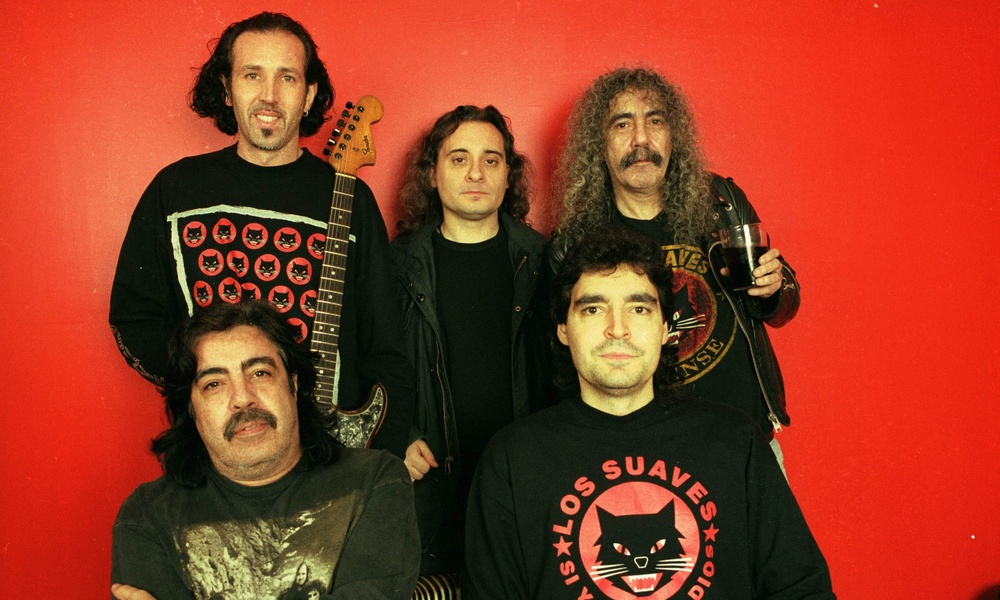
#> input picture IA/PROGRAMACION_DE_IA/Espacios_de_Color/imagenes/suaves.jpg, 1000 x 600 px, shrunk from 2560 x 1536 before the run, found by its file name
$ jupyter execute detector_caras.ipynb
#> lines starting #> are read from the running program, lines starting #| are printed output that depends on the picture
[cell 1]
import sys
try:
  import google.colab
  IN_COLAB = True
except:
  IN_COLAB = False

if IN_COLAB:
    # montar el drive, que es donde tenemos el dataset
    from google.colab import drive
    drive.mount("/content/drive")
    data_dir = "/content/drive/MyDrive/Colab Notebooks/opencv/imagenes/"
    sys.path.append(data_dir)
else:
    import os
    data_dir = "/"

[cell 2]
import numpy as np
import cv2 as cv
from matplotlib import pyplot as plt

import pylab # this allows you to control figure size
pylab.rcParams['figure.figsize'] = (15.0, 10.0)

[cell 3]
img_file = data_dir + "suaves.jpg"
# Image operation using thresholding
img1 = cv.imread(img_file)
#> img1 is the input picture: shape (600, 1000, 3); mean B, G, R 34.9, 58.3, 147.4
img1 = cv.cvtColor(img1, cv.COLOR_BGR2RGB)
plt.imshow(img1)

[cell 4]
face_cascade = cv.CascadeClassifier(cv.data.haarcascades + \
                                'haarcascade_frontalface_default.xml')
eye_cascade = cv.CascadeClassifier(cv.data.haarcascades + \
                                'haarcascade_eye.xml')

gris = cv.cvtColor(img1, cv.COLOR_BGR2GRAY)
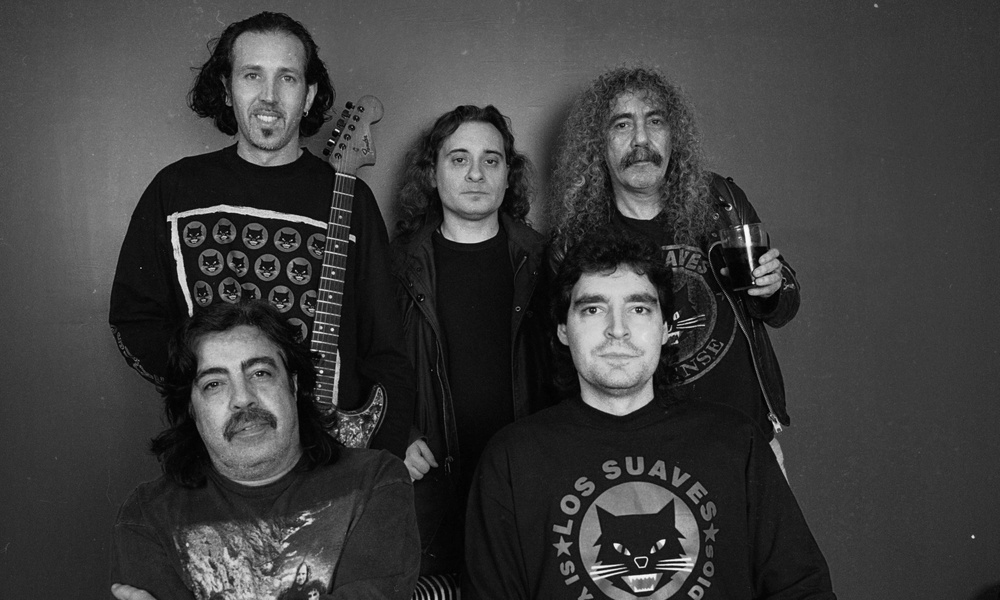
#> gris: shape (600, 1000); min 0, max 253, mean 61.5
caras = face_cascade.detectMultiScale(gris, 2.3, 1)
#> caras = [[204, 26, 127, 127], [410, 114, 127, 127], [554, 259, 127, 127], [180, 327, 127, 127]]
img2 = img1.copy()
for (x,y,w,h) in caras:
  cv.rectangle(img2, (x,y), (x+w, y+h), (0,0,255), 4)
  roi = gris[y:y+h, x:x+w]
  roi_color = img2[y:y+h, x:x+w]
  ojos = eye_cascade.detectMultiScale(roi, 3, 1)
  for (x,y,w,h) in ojos:
    cv.rectangle(roi_color, (x,y), (x+w, y+h), (0,255, 0), 4)
#> this loop made 4 passes
#> ojos on passes 1 to 4: [[38, 40, 20, 20], [73, 43, 20, 20]], [[70, 37, 20, 20]], [[28, 41, 20, 20], [77, 41, 20, 20]], [[23, 49, 20, 20]]
#> pass 1, `roi = gris[y:y+h, x:x+w]`:
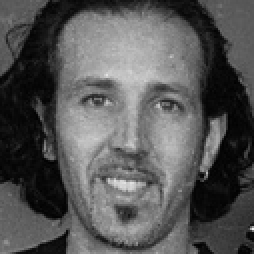
#> roi: shape (127, 127) (shown 2 times larger); min 1, max 239, mean 86.3
#> pass 1, `roi_color = img2[y:y+h, x:x+w]`:
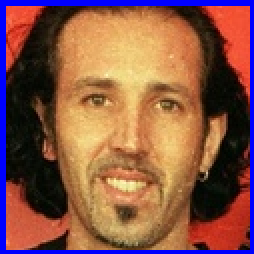
#> roi_color: shape (127, 127, 3) (shown 2 times larger); mean R, G, B 136.3, 86.4, 70.9
#> pass 2, `roi = gris[y:y+h, x:x+w]`:
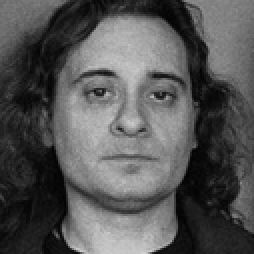
#> roi: shape (127, 127) (shown 2 times larger); min 1, max 209, mean 85.8
#> pass 2, `roi_color = img2[y:y+h, x:x+w]`:
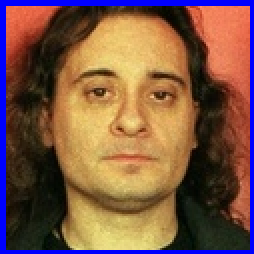
#> roi_color: shape (127, 127, 3) (shown 2 times larger); mean R, G, B 124.7, 87.6, 69.4
#> after the loop:
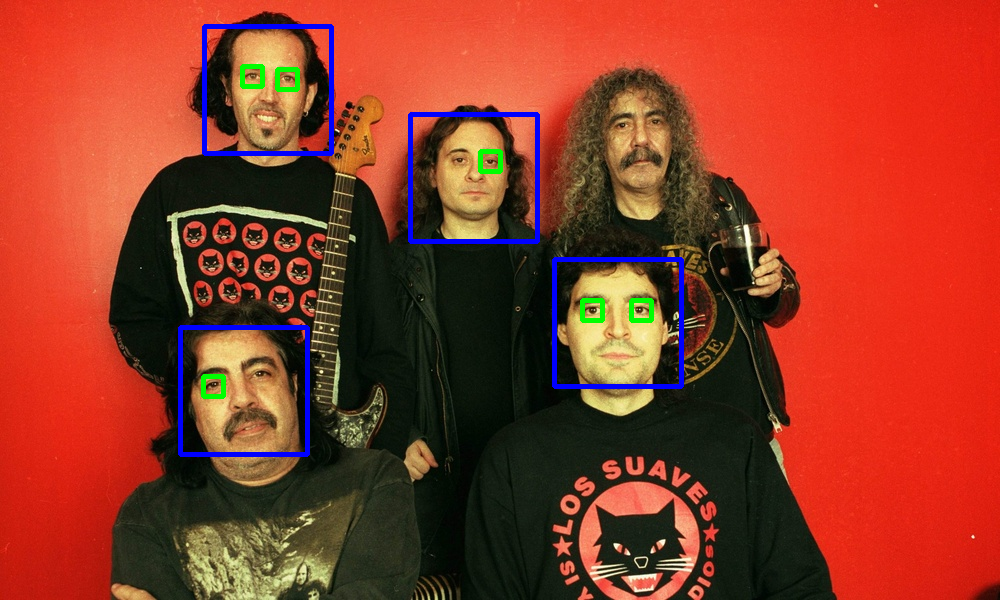
#> img2: shape (600, 1000, 3); mean R, G, B 145, 57.8, 38.3
#> after the loop:
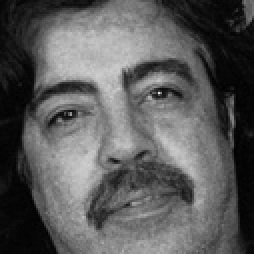
#> roi: shape (127, 127) (shown 2 times larger); min 0, max 222, mean 90.8
#> after the loop:
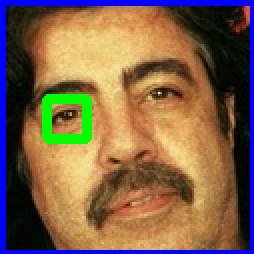
#> roi_color: shape (127, 127, 3) (shown 2 times larger); mean R, G, B 126.5, 98.7, 73.6

plt.imshow(img2)

$ run again, with IA/PROGRAMACION_DE_IA/Espacios_de_Color/imagenes/carretera.jpg copied over IA/PROGRAMACION_DE_IA/Espacios_de_Color/imagenes/suaves.jpg
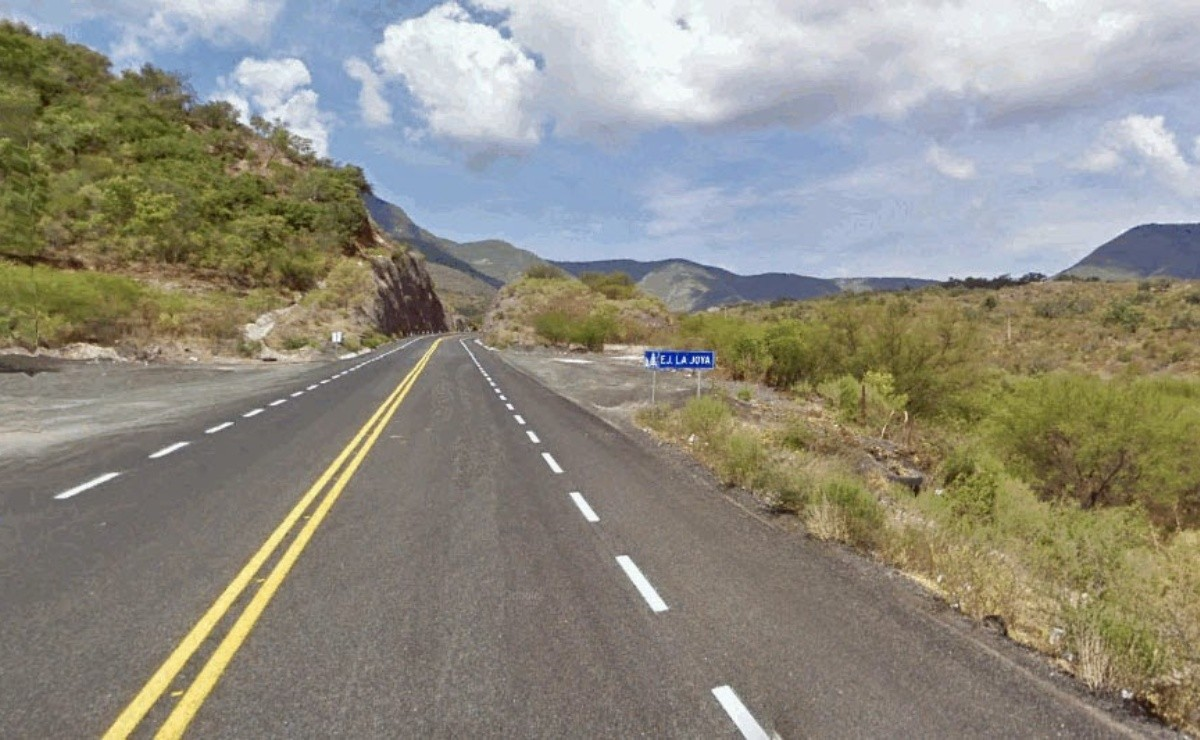
#> input picture IA/PROGRAMACION_DE_IA/Espacios_de_Color/imagenes/carretera.jpg, 1200 x 740 px, found by its file name
#> img1 is the input picture: shape (740, 1200, 3); mean B, G, R 128.6, 140.3, 143.3
#> `gris = cv.cvtColor(img1, cv.COLOR_BGR2GRAY)`:
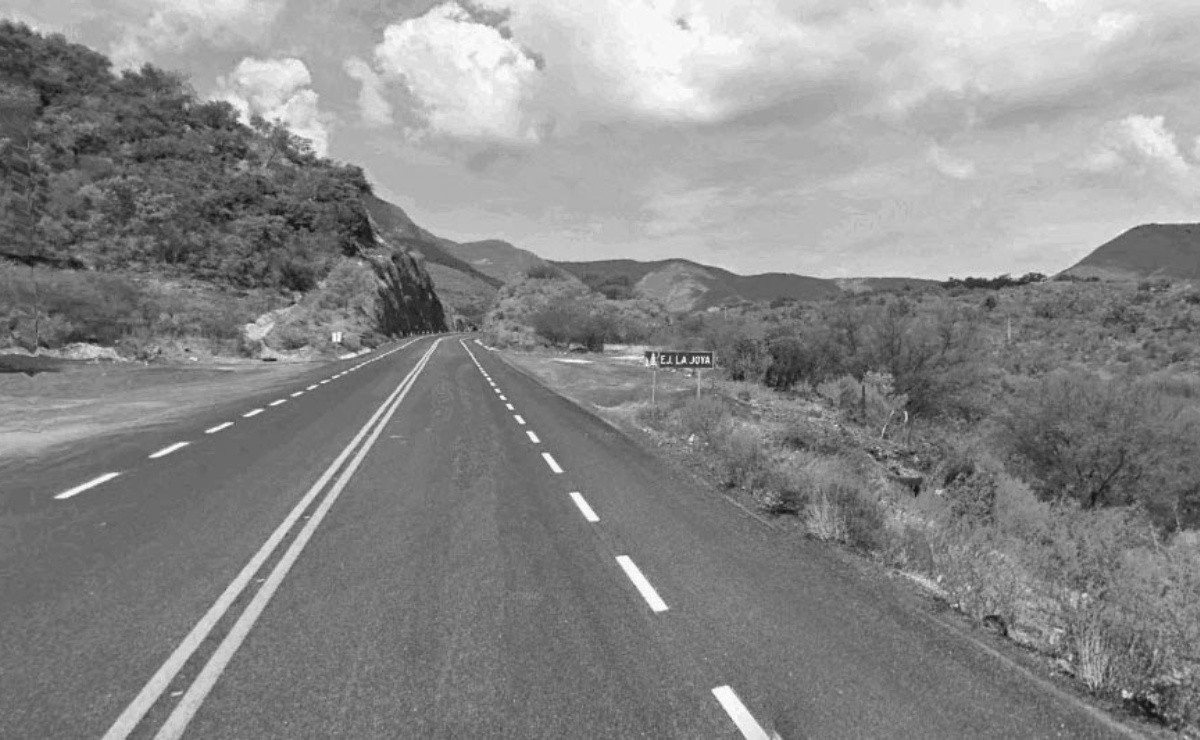
#> gris: shape (740, 1200); min 15, max 255, mean 137.1
#> caras = [[965, 264, 55, 55]]
#> the loop `for (x,y,w,h) in caras:` made 1 pass
#> after the loop `for (x,y,w,h) in caras:`:
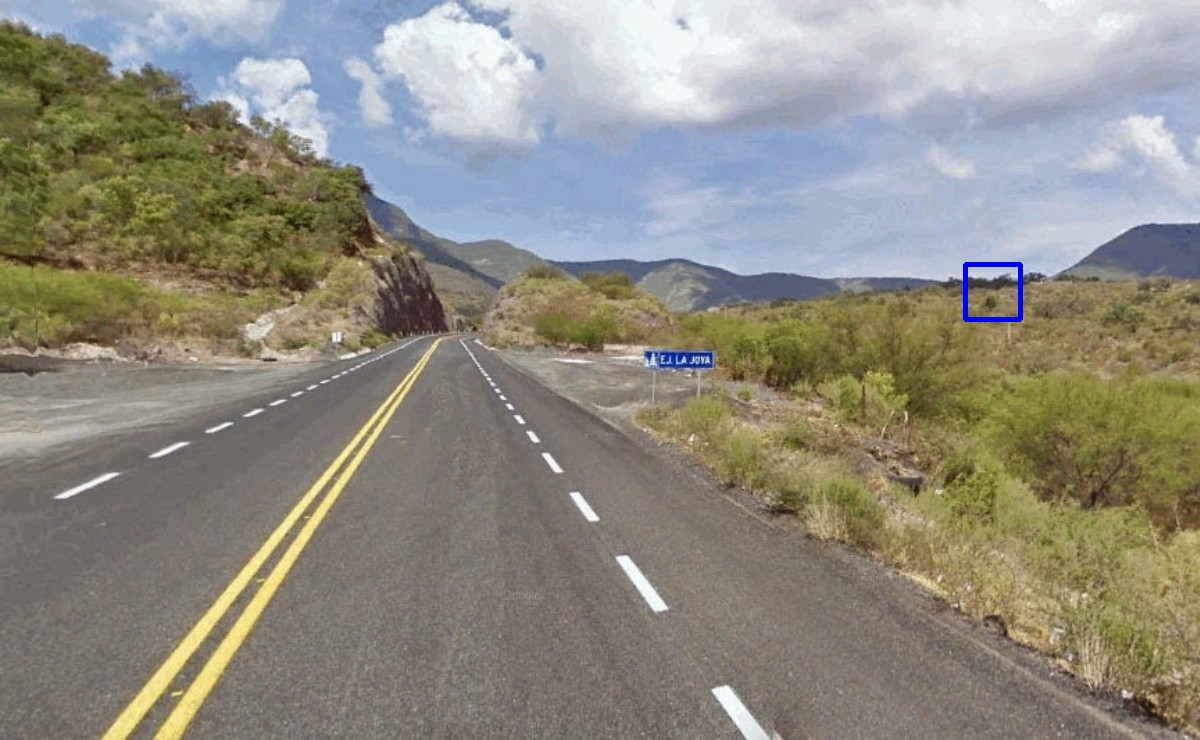
#> img2: shape (740, 1200, 3); mean R, G, B 143.1, 140.1, 128.7
